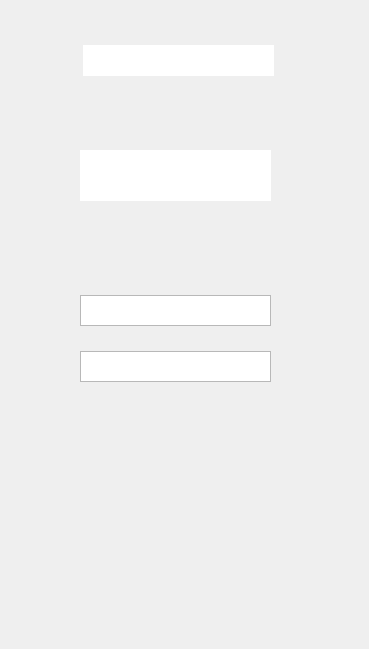
    <widget class="QWidget" name="driver_home_on_off_service">
     <widget class="QLabel" name="label_33">
      <property name="geometry">
       <rect>
        <x>0</x>
        <y>0</y>
        <width>360</width>
        <height>640</height>
       </rect>
      </property>
      <property name="text">
       <string/>
      </property>
      <property name="pixmap">
       <pixmap>../image/driver_home_on_off_service/driver_home_on_off_service.png</pixmap>
      </property>
     </widget>
     <widget class="QPushButton" name="pushButt_on_service_driver_home_on_off_service">
      <property name="geometry">
       <rect>
        <x>70</x>
        <y>510</y>
        <width>221</width>
        <height>61</height>
       </rect>
      </property>
      <property name="text">
       <string/>
      </property>
      <property name="flat">
       <bool>true</bool>
      </property>
     </widget>
     <widget class="QTextEdit" name="get_x_driver_home_on_off_service">
      <property name="geometry">
       <rect>
        <x>80</x>
        <y>295</y>
        <width>191</width>
        <height>31</height>
       </rect>
      </property>
     </widget>
     <widget class="QTextEdit" name="get_y_driver_home_on_off_service">
      <property name="geometry">
       <rect>
        <x>80</x>
        <y>351</y>
        <width>191</width>
        <height>31</height>
       </rect>
      </property>
     </widget>
     <widget class="QTextEdit" name="box_show_wallet_balance_driver_home_on_off_service">
      <property name="geometry">
       <rect>
        <x>80</x>
        <y>150</y>
        <width>191</width>
        <height>51</height>
       </rect>
      </property>
      <property name="font">
       <font>
        <pointsize>16</pointsize>
       </font>
      </property>
      <property name="frameShape">
       <enum>QFrame::NoFrame</enum>
      </property>
      <property name="readOnly">
       <bool>true</bool>
      </property>
     </widget>
     <widget class="QTextEdit" name="box_show_flname_balance_driver_home_on_off_service">
      <property name="geometry">
       <rect>
        <x>83</x>
        <y>45</y>
        <width>191</width>
        <height>31</height>
       </rect>
      </property>
      <property name="font">
       <font>
        <pointsize>12</pointsize>
       </font>
      </property>
      <property name="frameShape">
       <enum>QFrame::NoFrame</enum>
      </property>
      <property name="readOnly">
       <bool>true</bool>
      </property>
     </widget>
     <widget class="QPushButton" name="pushButt_exit_driver_home_on_off_service">
      <property name="geometry">
       <rect>
        <x>310</x>
        <y>40</y>
        <width>41</width>
        <height>41</height>
       </rect>
      </property>
      <property name="text">
       <string/>
      </property>
      <property name="flat">
       <bool>true</bool>
      </property>
     </widget>
    </widget>
